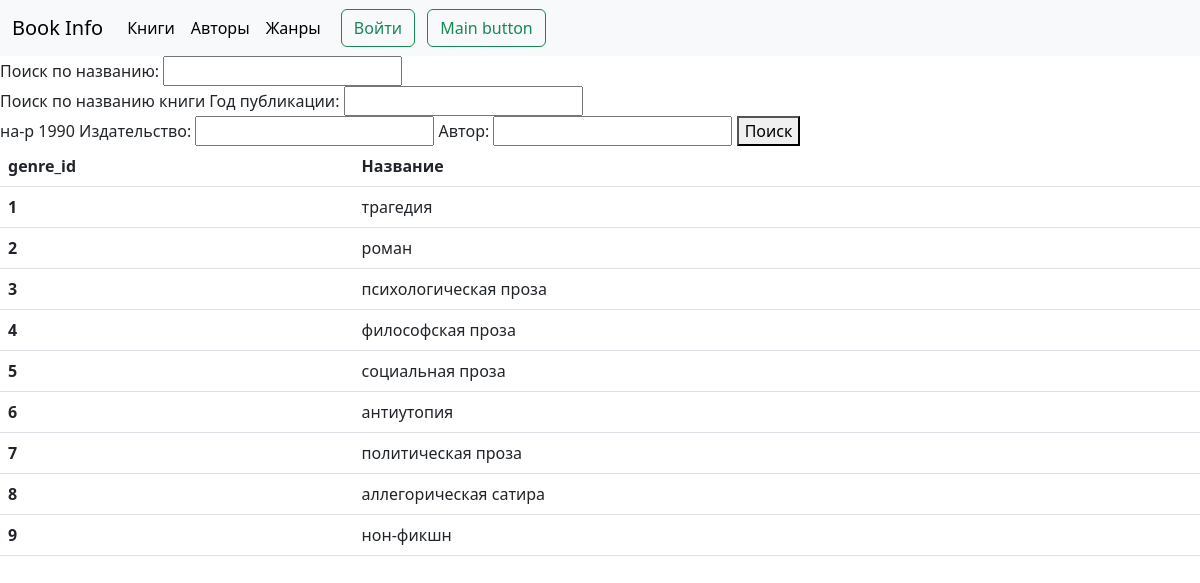
The page /search_genre/ on the database as committed earlier.
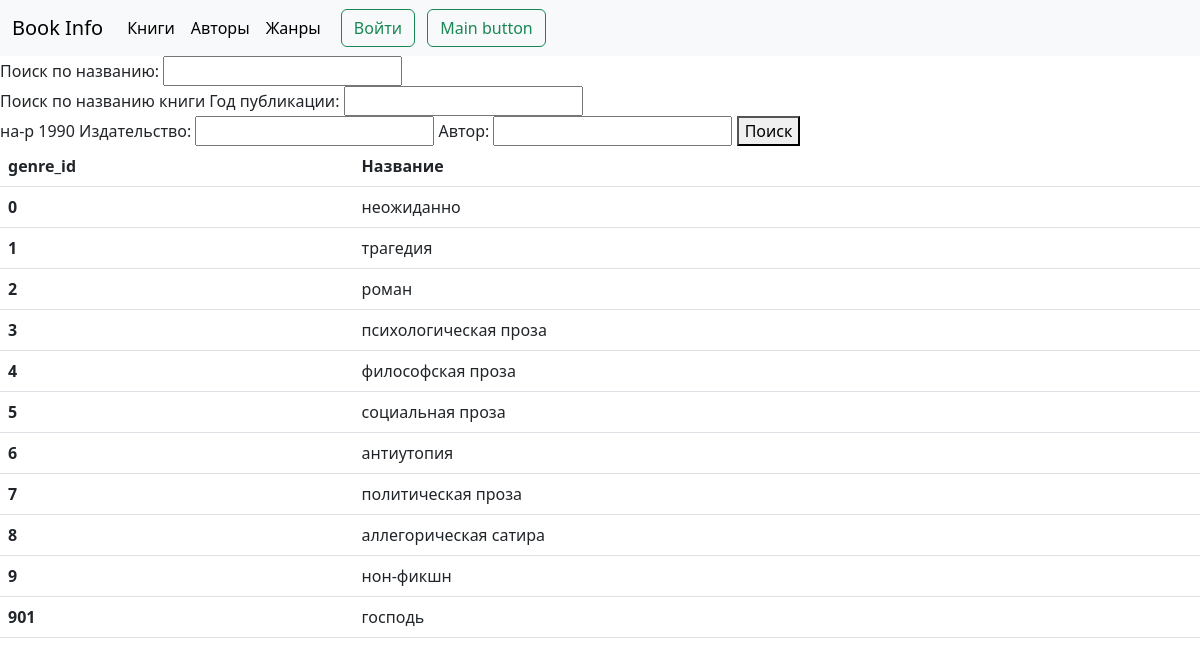
The same page on the database as committed later.
### book/models.py (models this page shows)
class Genre(models.Model):
    genre_id = models.AutoField(primary_key=True)
    name = models.CharField('Жанр', max_length=255)
    def __str__(self):
        return self.name

### book/views.py (the view)
# urls.py: path('search_genre/', views.SearchGenre.as_view(), name='search_genre'),
class SearchGenre(TitleMixin, ListView):
    model = models.Genre
    template_name = 'book/search_genre.html'
    title = 'Список жанров'
    def get_queryset(self):
        title = self.request.GET.get('title')
        qs = models.Genre.objects.all()
        if title:
            return qs.filter(title__icontains=title)
        print("Title:", title)
        return qs
    def get_context_data(self, **kwargs):
        context = super().get_context_data(**kwargs)
        context['form'] = forms.BookSearch(self.request.GET or None)
        print(context)
        return context

### book/forms.py (shortened to what this page needs)
class BookSearch(forms.Form):
    title = forms.CharField(label='Поиск по названию',
                            required=False,
                            help_text='Поиск по названию книги')
    year_publishing = forms.IntegerField(label='Год публикации',
                                         min_value=0, required=False,
                                         help_text='на-р 1990')
    publishing_house = forms.CharField(label='Издательство',
                                       required=False)
    author = forms.CharField(label='Автор',
                             required=False)

### book/views.py (called while the page is built)
    def get_title(self):
        return self.title

    def get_context_data(self, **kwargs):
        context = super().get_context_data(**kwargs)
        context['title'] = self.get_title()
        return context

### book/templates/book/search_genre.html (shortened to what this page needs)
{% extends 'book/base.html'%}
{% block content %}
    <form method="GET">
    {{ form }}
    <button type="submit">Поиск</button>
  </form>
    <table class="table">
  <thead>
    <tr>
      <th scope="col">genre_id</th>
      <th scope="col">Название</th>
    </tr>
  </thead>
  <tbody>
  {% for genre in genre_list %}
  <tr>
   <th scope="row">{{ genre.genre_id }}</th>
      <td>{{genre.name}}</td>
    </tr>
  {% endfor %}
   </tbody>
</table>
  </body>
{% endblock %}

Rows that differ between the two databases and show on the page:
added Genre: genre_id "0", name "неожиданно"
added Genre: genre_id "901", name "господь"
